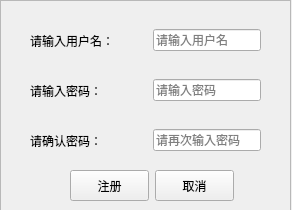
<?xml version="1.0" encoding="UTF-8"?>
<ui version="4.0">
 <class>RegisterUser</class>
 <widget class="QWidget" name="RegisterUser">
  <property name="geometry">
   <rect>
    <x>0</x>
    <y>0</y>
    <width>292</width>
    <height>210</height>
   </rect>
  </property>
  <property name="windowTitle">
   <string>Form</string>
  </property>
  <widget class="QFrame" name="frame">
   <property name="geometry">
    <rect>
     <x>0</x>
     <y>0</y>
     <width>291</width>
     <height>211</height>
    </rect>
   </property>
   <property name="styleSheet">
    <string notr="true">QFrame#frame {
	
	
	border-image: url(:/myImages/images/loginbg.jpg);
}</string>
   </property>
   <property name="frameShape">
    <enum>QFrame::StyledPanel</enum>
   </property>
   <property name="frameShadow">
    <enum>QFrame::Raised</enum>
   </property>
   <widget class="QWidget" name="horizontalLayoutWidget">
    <property name="geometry">
     <rect>
      <x>70</x>
      <y>170</y>
      <width>164</width>
      <height>31</height>
     </rect>
    </property>
    <layout class="QHBoxLayout" name="horizontalLayout" stretch="5,1,5">
     <item>
      <widget class="QPushButton" name="regBtn">
       <property name="sizePolicy">
        <sizepolicy hsizetype="Expanding" vsizetype="Preferred">
         <horstretch>0</horstretch>
         <verstretch>0</verstretch>
        </sizepolicy>
       </property>
       <property name="styleSheet">
        <string notr="true">QPushButton{border-image:url(:/myImages/images/button_login_normal.png)}
QPushButton:hover{border-image:url(:/myImages/images/button_login_hover.png)}
QPushButton:pressed{border-image:url(:/myImages/images/button_login_down.png)}</string>
       </property>
       <property name="text">
        <string>注册</string>
       </property>
      </widget>
     </item>
     <item>
      <spacer name="horizontalSpacer">
       <property name="orientation">
        <enum>Qt::Horizontal</enum>
       </property>
       <property name="sizeHint" stdset="0">
        <size>
         <width>40</width>
         <height>20</height>
        </size>
       </property>
      </spacer>
     </item>
     <item>
      <widget class="QPushButton" name="cancalBtn">
       <property name="sizePolicy">
        <sizepolicy hsizetype="Minimum" vsizetype="Preferred">
         <horstretch>0</horstretch>
         <verstretch>0</verstretch>
        </sizepolicy>
       </property>
       <property name="styleSheet">
        <string notr="true">QPushButton{border-image:url(:/myImages/images/button_login_normal.png)}
QPushButton:hover{border-image:url(:/myImages/images/button_login_hover.png)}
QPushButton:pressed{border-image:url(:/myImages/images/button_login_down.png)}</string>
       </property>
       <property name="text">
        <string>取消</string>
       </property>
      </widget>
     </item>
    </layout>
   </widget>
   <widget class="QWidget" name="horizontalLayoutWidget_2">
    <property name="geometry">
     <rect>
      <x>30</x>
      <y>20</y>
      <width>231</width>
      <height>41</height>
     </rect>
    </property>
    <layout class="QHBoxLayout" name="horizontalLayout_2" stretch="4,1,0">
     <item>
      <widget class="QLabel" name="usrLabel">
       <property name="text">
        <string>请输入用户名：</string>
       </property>
      </widget>
     </item>
     <item>
      <spacer name="horizontalSpacer_3">
       <property name="orientation">
        <enum>Qt::Horizontal</enum>
       </property>
       <property name="sizeHint" stdset="0">
        <size>
         <width>40</width>
         <height>20</height>
        </size>
       </property>
      </spacer>
     </item>
     <item>
      <widget class="QLineEdit" name="usrEdit">
       <property name="placeholderText">
        <string>请输入用户名</string>
       </property>
      </widget>
     </item>
    </layout>
   </widget>
   <widget class="QWidget" name="horizontalLayoutWidget_3">
    <property name="geometry">
     <rect>
      <x>30</x>
      <y>70</y>
      <width>231</width>
      <height>41</height>
     </rect>
    </property>
    <layout class="QHBoxLayout" name="horizontalLayout_3" stretch="4,1,0">
     <item>
      <widget class="QLabel" name="pwdLabel">
       <property name="text">
        <string>请输入密码：</string>
       </property>
      </widget>
     </item>
     <item>
      <spacer name="horizontalSpacer_2">
       <property name="orientation">
        <enum>Qt::Horizontal</enum>
       </property>
       <property name="sizeHint" stdset="0">
        <size>
         <width>40</width>
         <height>20</height>
        </size>
       </property>
      </spacer>
     </item>
     <item>
      <widget class="QPasswordLineEdit" name="pwdEdit">
       <property name="echoMode">
        <enum>QLineEdit::Normal</enum>
       </property>
       <property name="placeholderText">
        <string>请输入密码</string>
       </property>
      </widget>
     </item>
    </layout>
   </widget>
   <widget class="QWidget" name="horizontalLayoutWidget_4">
    <property name="geometry">
     <rect>
      <x>30</x>
      <y>120</y>
      <width>231</width>
      <height>41</height>
     </rect>
    </property>
    <layout class="QHBoxLayout" name="horizontalLayout_4" stretch="4,1,0">
     <item>
      <widget class="QLabel" name="confirmLabel">
       <property name="text">
        <string>请确认密码：</string>
       </property>
      </widget>
     </item>
     <item>
      <spacer name="horizontalSpacer_4">
       <property name="orientation">
        <enum>Qt::Horizontal</enum>
       </property>
       <property name="sizeHint" stdset="0">
        <size>
         <width>40</width>
         <height>20</height>
        </size>
       </property>
      </spacer>
     </item>
     <item>
      <widget class="QPasswordLineEdit" name="confirmEdit">
       <property name="inputMask">
        <string/>
       </property>
       <property name="echoMode">
        <enum>QLineEdit::Normal</enum>
       </property>
       <property name="placeholderText">
        <string>请再次输入密码</string>
       </property>
      </widget>
     </item>
    </layout>
   </widget>
  </widget>
 </widget>
 <customwidgets>
  <customwidget>
   <class>QPasswordLineEdit</class>
   <extends>QLineEdit</extends>
   <header location="global">qpasswordlineedit.h</header>
  </customwidget>
 </customwidgets>
 <resources/>
 <connections>
  <connection>
   <sender>cancalBtn</sender>
   <signal>clicked()</signal>
   <receiver>RegisterUser</receiver>
   <slot>close()</slot>
   <hints>
    <hint type="sourcelabel">
     <x>198</x>
     <y>185</y>
    </hint>
    <hint type="destinationlabel">
     <x>145</x>
     <y>104</y>
    </hint>
   </hints>
  </connection>
 </connections>
</ui>
